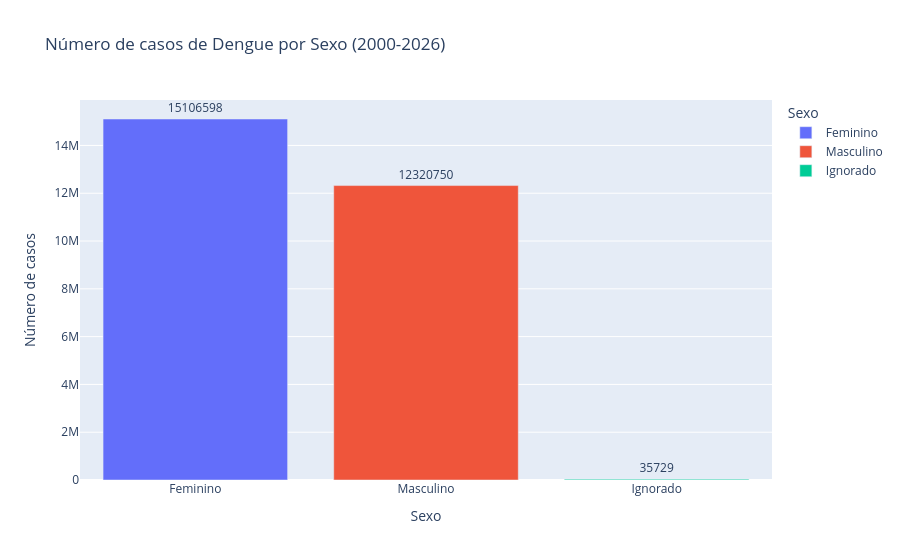

Notebook cell for this chart:
### Code cell
# Contagem dos resultados
sexo_counts = (
    cs_sexo["CS_SEXO"]
    .value_counts()
    .reset_index()
)

sexo_counts.columns = ["Sexo", "Contagem"]

fig = px.bar(
    sexo_counts,
    x="Sexo",
    y="Contagem",
    text="Contagem",
    title="Número de casos de Dengue por Sexo (2000-2026)",
    labels={
        "Contagem": "Número de casos",
        "Sexo": "Sexo"
    },
    color="Sexo"
)

fig.update_traces(textposition="outside")

fig.show()

### Figure 1 — Plotly figure (JSON) as saved in the notebook; plotly's stock layout.template omitted (floating-point values rounded to 4 significant figures)
{"data": [{"hovertemplate": "Sexo=%{x}<br>Número de casos=%{text}<extra></extra>", "legendgroup": "Feminino", "marker": {"color": "#636efa", "pattern": {"shape": ""}}, "name": "Feminino", "orientation": "v", "showlegend": true, "text": [15110000.0], "textposition": "outside", "type": "bar", "x": ["Feminino"], "xaxis": "x", "y": [15106598], "yaxis": "y"}, {"hovertemplate": "Sexo=%{x}<br>Número de casos=%{text}<extra></extra>", "legendgroup": "Masculino", "marker": {"color": "#EF553B", "pattern": {"shape": ""}}, "name": "Masculino", "orientation": "v", "showlegend": true, "text": [12320000.0], "textposition": "outside", "type": "bar", "x": ["Masculino"], "xaxis": "x", "y": [12320750], "yaxis": "y"}, {"hovertemplate": "Sexo=%{x}<br>Número de casos=%{text}<extra></extra>", "legendgroup": "Ignorado", "marker": {"color": "#00cc96", "pattern": {"shape": ""}}, "name": "Ignorado", "orientation": "v", "showlegend": true, "text": [35730.0], "textposition": "outside", "type": "bar", "x": ["Ignorado"], "xaxis": "x", "y": [35729], "yaxis": "y"}], "layout": {"barmode": "relative", "legend": {"title": {"text": "Sexo"}, "tracegroupgap": 0}, "title": {"text": "Número de casos de Dengue por Sexo (2000-2026)"}, "xaxis": {"anchor": "y", "categoryarray": ["Feminino", "Masculino", "Ignorado"], "categoryorder": "array", "domain": [0, 1], "title": {"text": "Sexo"}}, "yaxis": {"anchor": "x", "domain": [0, 1], "title": {"text": "Número de casos"}}}}
